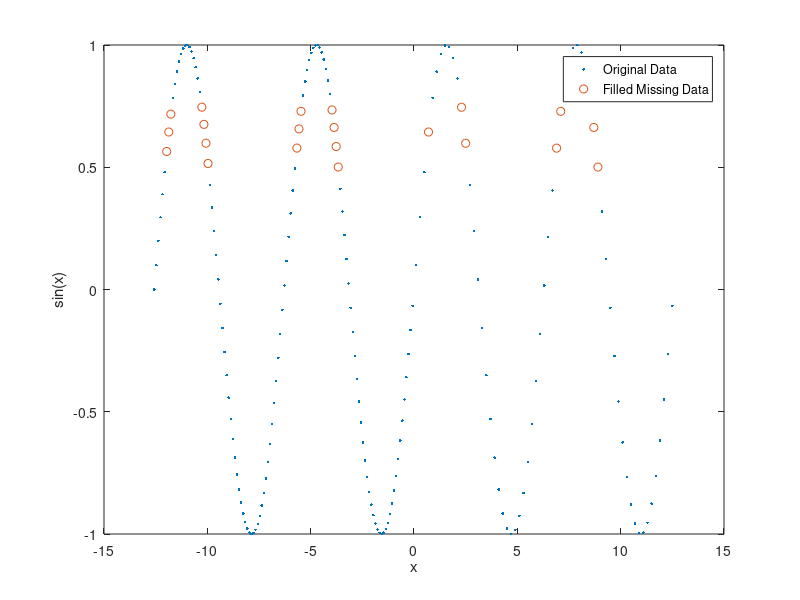

This figure's MATLAB source: (Note: this script raises an error after producing the figure.)
% Testing with Interpolation for missing Data
%% Jan 2022 K. Suvada

x = [-4*pi:0.1:0, 0.1:0.2:4*pi];
A = sin(x);

A(A < 0.75 & A > 0.5) = NaN;


% Fill the missing data using linear interpolation return filled vector F
% and the logical vector TF. The value 1 (true) in entries of TF 
% corresponds to the values of F that were filled.

%[F,TF] = fillmissing(A,'linear','SamplePoints',x);
[F,TF] = fillmissing(A,'spline','SamplePoints',x);


% Plotting original data and filled in data
plot(x,A,'.', x(TF),F(TF),'o')
xlabel('x');
ylabel('sin(x)')
legend('Original Data','Filled Missing Data')

%% Testing with Dist/Vel 

% TF is logical where true when there is a NAN
[F,TF] = fillmissing(dist,'spline','SamplePoints',t);

% Plotting original data and filled in data
plot(t,dist,'LineWidth',.75)
hold on
plot(t(TF),F(TF),'o')
xlabel('Time','FontSize',14);
ylabel('Distance','FontSize',14);
legend('Original Data','Filled Missing Data')
title('Filling Missing Position Data','FontSize',16)
xlim([0 5])

%%
%plotting new Distance data that is filled 
figure()
plot(t,F,'LineWidth',.75)
xlabel('Time','FontSize',14);
ylabel('Distance','FontSize',14);
title('New Distance Filled','FontSize',16)
xlim([0 5])

%% Redefining vel using filled Distance

vel2 = ddt(smo(F,3),1/89);

% BETTER METHOD
% Fill distance data first, then take derivative of that to get filled
% velocity.

%% Comparing Ab ove with Computing Vel then filling in

[Vel_F,TF] = fillmissing(vel,'spline','SamplePoints',t);

%% Plotting Vel (from filled dist) and then filled vel

figure()
plot(t,vel2,'LineWidth',.75)
hold on 
plot(t,Vel_F,'LineWidth',.75)
plot(t,vel,'o')
xlabel('Time','FontSize',14);
ylabel('Vel','FontSize',14);
legend('Filled Dist','Filled Vel','Original Missing Data Set','FontSize',14)
title('New Velocity Filled','FontSize',16)
xlim([0 5])


%% ISSUES WITH RTIS1006

x={ 1  2  3  4  5  6  7  8 9 10}
y={ 0.3850 NaN  3.0394 NaN  0.6475  1.0000  1.5000  NaN  1.1506  0.58}



x=cell2mat(x);y=cell2mat(y);

xi=t(find(~isnan(xhand)));yi=y(find(~isnan(y)))
result=interp1(xi,yi,time,'linear')